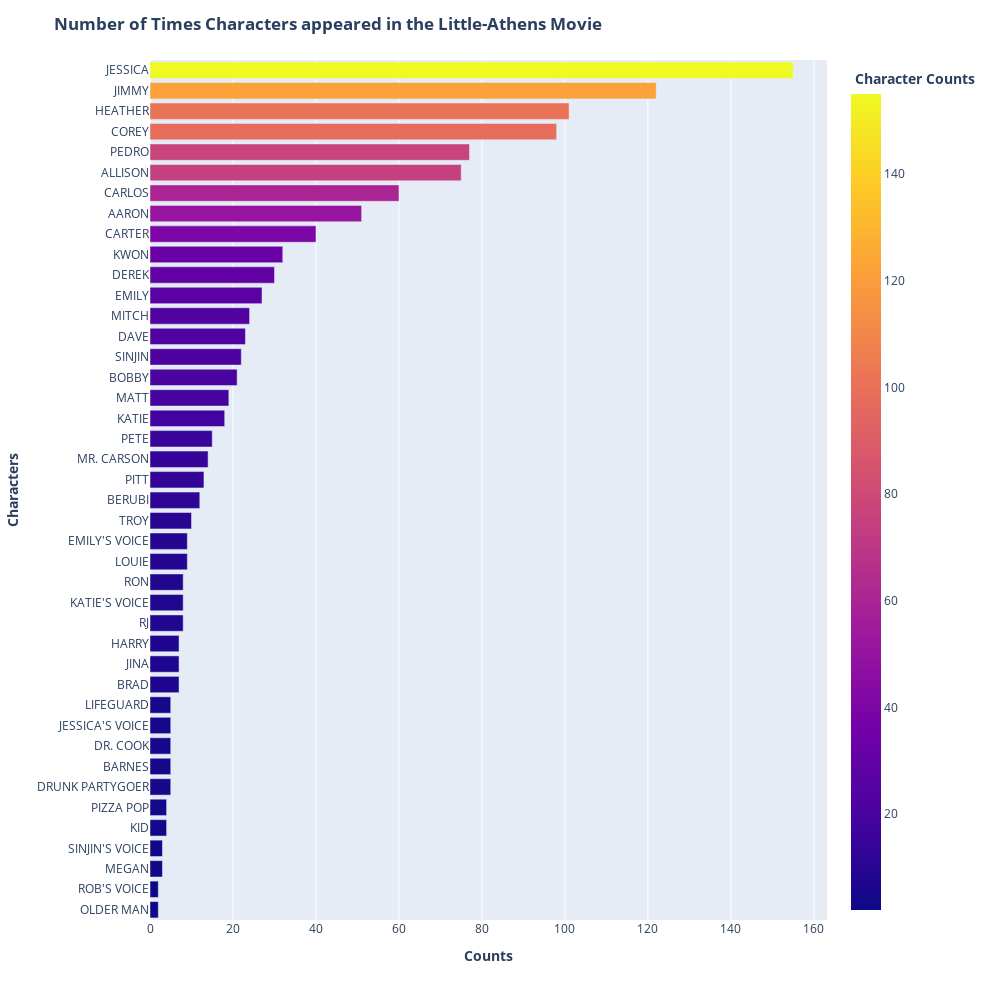
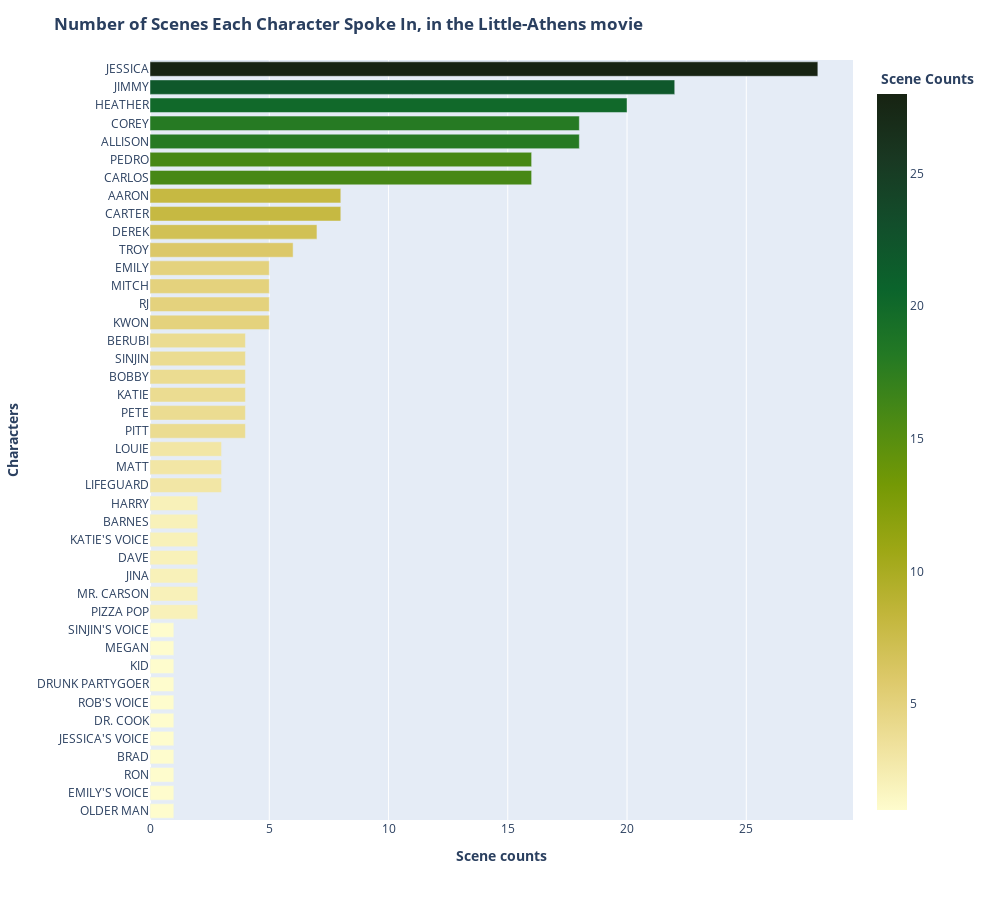

The notebook cell saved with these charts, in order:
### Code cell
ath_characters = ext.extract_character_plot()

### Figure 1 — Plotly figure (JSON) as saved in the notebook; plotly's stock layout.template omitted (floating-point values rounded to 4 significant figures)
{"data": [{"alignmentgroup": "True", "customdata": [["OLDER MAN", 2], ["ROB'S VOICE", 2], ["MEGAN", 3], ["SINJIN'S VOICE", 3], ["KID", 4], ["PIZZA POP", 4], ["DRUNK PARTYGOER", 5], ["BARNES", 5], ["DR. COOK", 5], ["JESSICA'S VOICE", 5], ["LIFEGUARD", 5], ["BRAD", 7], ["JINA", 7], ["HARRY", 7], ["RJ", 8], ["KATIE'S VOICE", 8], ["RON", 8], ["LOUIE", 9], ["EMILY'S VOICE", 9], ["TROY", 10], ["BERUBI", 12], ["PITT", 13], ["MR. CARSON", 14], ["PETE", 15], ["KATIE", 18], ["MATT", 19], ["BOBBY", 21], ["SINJIN", 22], ["DAVE", 23], ["MITCH", 24], ["EMILY", 27], ["DEREK", 30], ["KWON", 32], ["CARTER", 40], ["AARON", 51], ["CARLOS", 60], ["ALLISON", 75], ["PEDRO", 77], ["COREY", 98], ["HEATHER", 101], ["JIMMY", 122], ["JESSICA", 155]], "hovertemplate": "<b> Character Counts <b>=%{marker.color}<br>Characters=%{customdata[0]}<extra></extra>", "legendgroup": "", "marker": {"color": [2, 2, 3, 3, 4, 4, 5, 5, 5, 5, 5, 7, 7, 7, 8, 8, 8, 9, 9, 10, 12, 13, 14, 15, 18, 19, 21, 22, 23, 24, 27, 30, 32, 40, 51, 60, 75, 77, 98, 101, 122, 155], "coloraxis": "coloraxis"}, "name": "", "offsetgroup": "", "orientation": "h", "showlegend": false, "textposition": "auto", "type": "bar", "x": [2, 2, 3, 3, 4, 4, 5, 5, 5, 5, 5, 7, 7, 7, 8, 8, 8, 9, 9, 10, 12, 13, 14, 15, 18, 19, 21, 22, 23, 24, 27, 30, 32, 40, 51, 60, 75, 77, 98, 101, 122, 155], "xaxis": "x", "y": ["OLDER MAN", "ROB'S VOICE", "MEGAN", "SINJIN'S VOICE", "KID", "PIZZA POP", "DRUNK PARTYGOER", "BARNES", "DR. COOK", "JESSICA'S VOICE", "LIFEGUARD", "BRAD", "JINA", "HARRY", "RJ", "KATIE'S VOICE", "RON", "LOUIE", "EMILY'S VOICE", "TROY", "BERUBI", "PITT", "MR. CARSON", "PETE", "KATIE", "MATT", "BOBBY", "SINJIN", "DAVE", "MITCH", "EMILY", "DEREK", "KWON", "CARTER", "AARON", "CARLOS", "ALLISON", "PEDRO", "COREY", "HEATHER", "JIMMY", "JESSICA"], "yaxis": "y"}], "layout": {"barmode": "relative", "coloraxis": {"colorbar": {"title": {"text": "<b> Character Counts <b>"}}, "colorscale": [[0, "#0d0887"], [0.1111, "#46039f"], [0.2222, "#7201a8"], [0.3333, "#9c179e"], [0.4444, "#bd3786"], [0.5556, "#d8576b"], [0.6667, "#ed7953"], [0.7778, "#fb9f3a"], [0.8889, "#fdca26"], [1, "#f0f921"]]}, "height": 1000, "legend": {"tracegroupgap": 0}, "margin": {"t": 60}, "title": {"text": "<b> Number of Times Characters appeared in the Little-Athens Movie <b>"}, "width": 1000, "xaxis": {"anchor": "y", "domain": [0, 1], "title": {"text": "<b> Counts <b>"}}, "yaxis": {"anchor": "x", "domain": [0, 1], "title": {"text": "<b> Characters <b>"}}}}

### Figure 2 — Plotly figure (JSON) as saved in the notebook; plotly's stock layout.template omitted (floating-point values rounded to 4 significant figures)
{"data": [{"alignmentgroup": "True", "customdata": [["OLDER MAN", 1], ["EMILY'S VOICE", 1], ["RON", 1], ["BRAD", 1], ["JESSICA'S VOICE", 1], ["DR. COOK", 1], ["ROB'S VOICE", 1], ["DRUNK PARTYGOER", 1], ["KID", 1], ["MEGAN", 1], ["SINJIN'S VOICE", 1], ["PIZZA POP", 2], ["MR. CARSON", 2], ["JINA", 2], ["DAVE", 2], ["KATIE'S VOICE", 2], ["BARNES", 2], ["HARRY", 2], ["LIFEGUARD", 3], ["MATT", 3], ["LOUIE", 3], ["PITT", 4], ["PETE", 4], ["KATIE", 4], ["BOBBY", 4], ["SINJIN", 4], ["BERUBI", 4], ["KWON", 5], ["RJ", 5], ["MITCH", 5], ["EMILY", 5], ["TROY", 6], ["DEREK", 7], ["CARTER", 8], ["AARON", 8], ["CARLOS", 16], ["PEDRO", 16], ["ALLISON", 18], ["COREY", 18], ["HEATHER", 20], ["JIMMY", 22], ["JESSICA", 28]], "hovertemplate": "<b> Scene Counts <b>=%{marker.color}<br>Characters=%{customdata[0]}<extra></extra>", "legendgroup": "", "marker": {"color": [1, 1, 1, 1, 1, 1, 1, 1, 1, 1, 1, 2, 2, 2, 2, 2, 2, 2, 3, 3, 3, 4, 4, 4, 4, 4, 4, 5, 5, 5, 5, 6, 7, 8, 8, 16, 16, 18, 18, 20, 22, 28], "coloraxis": "coloraxis"}, "name": "", "offsetgroup": "", "orientation": "h", "showlegend": false, "textposition": "auto", "type": "bar", "x": [1, 1, 1, 1, 1, 1, 1, 1, 1, 1, 1, 2, 2, 2, 2, 2, 2, 2, 3, 3, 3, 4, 4, 4, 4, 4, 4, 5, 5, 5, 5, 6, 7, 8, 8, 16, 16, 18, 18, 20, 22, 28], "xaxis": "x", "y": ["OLDER MAN", "EMILY'S VOICE", "RON", "BRAD", "JESSICA'S VOICE", "DR. COOK", "ROB'S VOICE", "DRUNK PARTYGOER", "KID", "MEGAN", "SINJIN'S VOICE", "PIZZA POP", "MR. CARSON", "JINA", "DAVE", "KATIE'S VOICE", "BARNES", "HARRY", "LIFEGUARD", "MATT", "LOUIE", "PITT", "PETE", "KATIE", "BOBBY", "SINJIN", "BERUBI", "KWON", "RJ", "MITCH", "EMILY", "TROY", "DEREK", "CARTER", "AARON", "CARLOS", "PEDRO", "ALLISON", "COREY", "HEATHER", "JIMMY", "JESSICA"], "yaxis": "y"}], "layout": {"barmode": "relative", "coloraxis": {"colorbar": {"title": {"text": "<b> Scene Counts <b>"}}, "colorscale": [[0, "rgb(254, 252, 205)"], [0.09091, "rgb(239, 225, 156)"], [0.1818, "rgb(221, 201, 106)"], [0.2727, "rgb(194, 182, 59)"], [0.3636, "rgb(157, 167, 21)"], [0.4545, "rgb(116, 153, 5)"], [0.5455, "rgb(75, 138, 20)"], [0.6364, "rgb(35, 121, 36)"], [0.7273, "rgb(11, 100, 44)"], [0.8182, "rgb(18, 78, 43)"], [0.9091, "rgb(25, 56, 34)"], [1, "rgb(23, 35, 18)"]]}, "height": 900, "legend": {"tracegroupgap": 0}, "margin": {"t": 60}, "title": {"text": "<b> Number of Scenes Each Character Spoke In, in the Little-Athens movie <b>"}, "width": 1000, "xaxis": {"anchor": "y", "domain": [0, 1], "title": {"text": "<b> Scene counts <b>"}}, "yaxis": {"anchor": "x", "domain": [0, 1], "title": {"text": "<b> Characters <b>"}}}}
